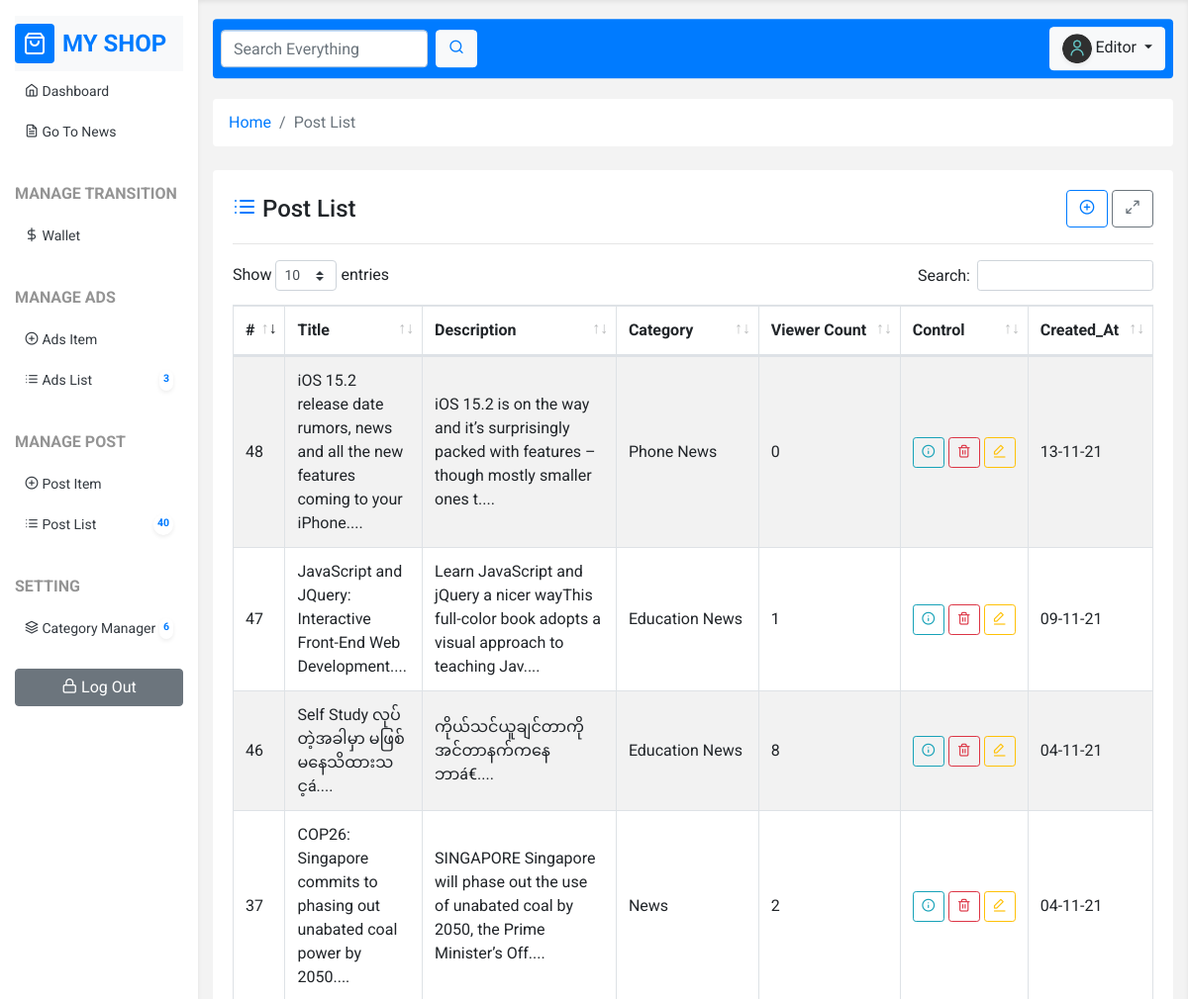
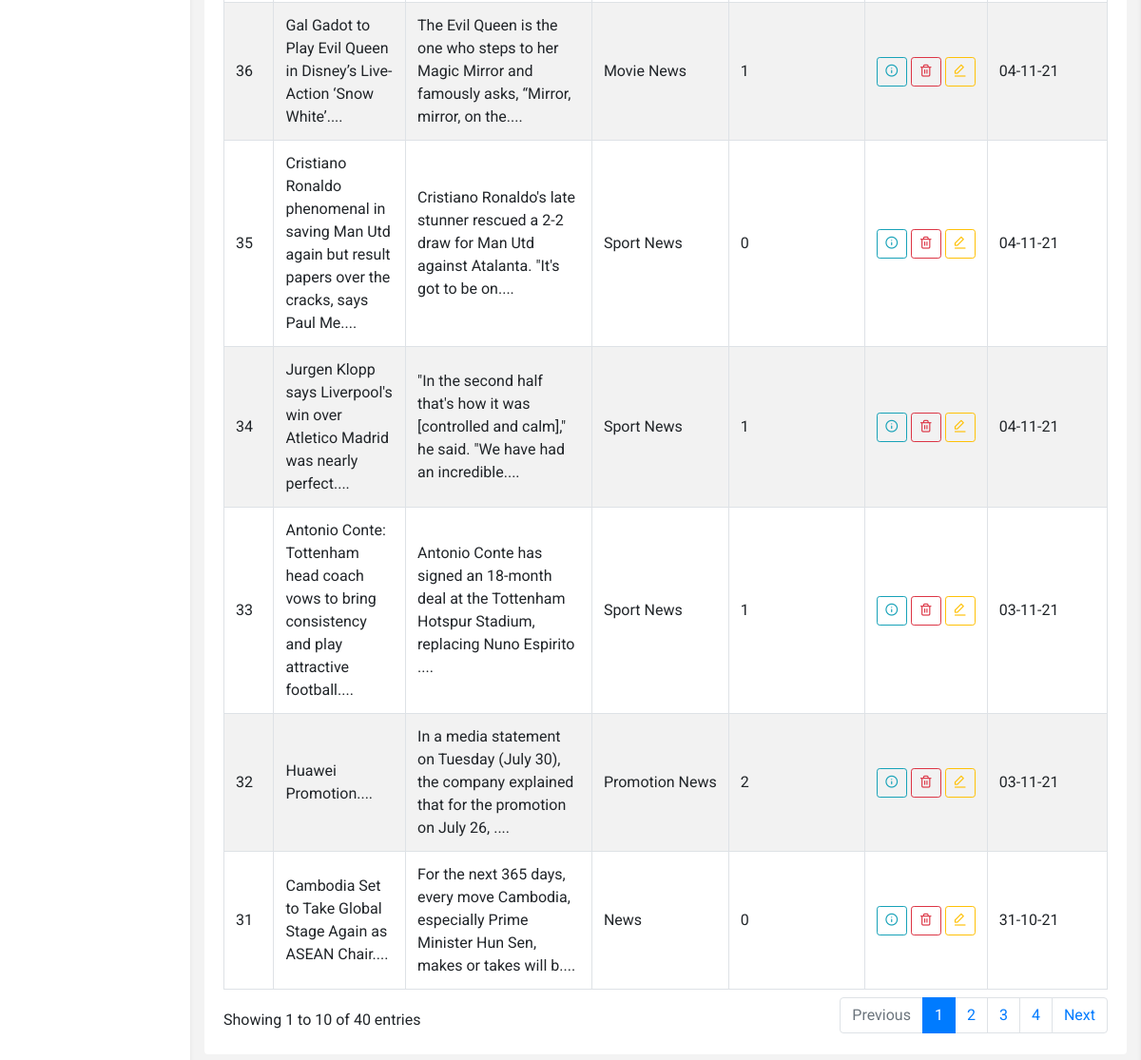
The page /post_list.php (signed in) on the database its author committed (2 pictures, top to bottom).
### tables this page shows
CREATE TABLE `posts` (
  `id` int(11) NOT NULL,
  `title` varchar(255) NOT NULL,
  `description` longtext NOT NULL,
  `ordering` int(11) DEFAULT NULL,
  `user_id` int(11) NOT NULL,
  `category_id` int(11) NOT NULL,
  `is_publish` enum('0','1') NOT NULL DEFAULT '0',
  `created_at` timestamp NOT NULL DEFAULT current_timestamp()
);

CREATE TABLE `categories` (
  `id` int(11) NOT NULL,
  `title` varchar(255) NOT NULL,
  `user_id` int(11) NOT NULL,
  `ordering` int(11) DEFAULT NULL,
  `created_at` timestamp NOT NULL DEFAULT current_timestamp()
);

### core/base.php (called while the page is built, shortened)
<?php
$url = "http://{$_SERVER['HTTP_HOST']}/web-dev(mmsit)/blog/sample_blog(Pure_PHP)";

### core/functions.php (called while the page is built, shortened)
<?php
function fetch($sql){
   global $conn;
   $query = mysqli_query($conn, $sql);
   $row = mysqli_fetch_assoc($query);
   return $row;
}
function fetchAll($sql){
   global $conn;
   $query = mysqli_query($conn, $sql);
   $rows = [];
   while ($row = mysqli_fetch_assoc($query)){
      array_push($rows,$row);
   }
   return $rows;
}
function showTime($timestamp, $format = "d-m-y"){
   return date($format,strtotime($timestamp));
}
function countTotal($table, $condition = 1){
   if ($_SESSION['user']['role'] == 2){
      $currentUserId = $_SESSION['user']['id'];
      $sql = "SELECT COUNT(id) FROM $table WHERE user_id=$currentUserId";
      $total = fetch($sql);
      return $total['COUNT(id)'];
   } else {
      $sql = "SELECT COUNT(id) FROM $table WHERE $condition";
      $total = fetch($sql);
      return $total['COUNT(id)'];
   }
}
function short($str, $length='100'){
   return substr($str,0,$length)."....";
}
function category($id){
   $sql = "SELECT * FROM categories WHERE id = $id";
   return fetch($sql);
}
function posts(){
   if ($_SESSION['user']['role'] == 2){
      $current_userID = $_SESSION['user']['id'];
      $sql = "SELECT * FROM posts WHERE user_id=$current_userID";
   }else{
      $sql = "SELECT * FROM posts";
   }
   return fetchAll($sql);
}
function viewerCountByPosts($postId){
   $sql = "SELECT * FROM viewers WHERE post_id = $postId";
   return fetchAll($sql);
}

### post_list.php (the view, shortened to what this page needs)
<?php include "template/header.php"; ?>
   <div class="row">
      <div class="col-12">
         <nav aria-label="breadcrumb">
            <ol class="breadcrumb bg-white mb-4">
               <li class="breadcrumb-item"><a href="<?php echo $url; ?>/dashboard.php">Home</a></li>
               <li class="breadcrumb-item active" aria-current="page">Post List</li>
            </ol>
         </nav>
      </div>
   </div>
   <div class="row">
      <div class="col-12">
         <div class="card mb-4">
            <div class="card-body">
               <div class="d-flex justify-content-between align-items-center">
                  <h4 class="mb-0">
                     <i class="feather-list text-primary"></i> Post List
                  </h4>
						<div class="">
							<a href="<?php echo $url; ?>/post_add.php" class="btn btn-outline-primary">
							 <i class="feather-plus-circle"></i>
							</a>
							<a href="#" class="btn btn-outline-secondary full-screen-btn">
							 <i class="feather-maximize-2"></i>
							</a>
						</div>
               </div>
					<hr>
               <table class="table table-hover table-striped table-bordered mt-3 mb-0">
                  <thead>
                  <tr>
                     <th>#</th>
                     <th>Title</th>
                     <th>Description</th>
                     <th>Category</th>
										 <th class="text-nowrap">Viewer Count</th>
                     <th>Control</th>
                     <th>Created_At</th>
                  </tr>
                  </thead>
                  <tbody>
                  <?php
                  foreach (posts() as $c){
                     ?>
                     <tr>
                        <td><?php echo $c['id'];?></td>
                        <td><?php echo short($c['title']);?></td>
                        <td><?php echo short(strip_tags(html_entity_decode($c['description'])));?></td>
                        <td class="text-nowrap"><?php echo category($c['category_id'])['title'];?></td>
							  	<td>
									<?php echo count(viewerCountByPosts($c['id'])); ?>
								</td>
                        <td class="text-nowrap">
									<a href="post_detail.php?id=<?php echo $c['id'];?>" class="btn btn-outline-info btn-sm">
										<i class="feather-info"></i>
									</a>
                           <a href="post_delete.php?id=<?php echo $c['id'];?>" onclick="return confirm('Are you sure?')"
                              class="btn btn-outline-danger btn-sm">
                              <i class="feather-trash-2"></i>
                           </a>
                           <a href="post_edit.php?id=<?php echo $c['id'];?>" class="btn btn-outline-warning btn-sm">
                              <i class="feather-edit-3"></i>
                           </a>
                        </td>
                        <td><?php echo showTime($c['created_at']);?></td>
                     </tr>
                  <?php } ?>
                  </tbody>
               </table>
            </div>
         </div>
      </div>
   </div>
<?php include "template/footer.php"; ?>

### template/header.php (shortened to what this page needs)
<?php require_once "core/base.php"; ?>
<?php require_once "core/functions.php"; ?>
<!doctype html>
<html lang="en">
<head>
		<link rel="stylesheet" href="<?php echo $url; ?>/assets/vendor/bootstrap/css/bootstrap.css">
    <link rel="stylesheet" href="<?php echo $url; ?>/assets/vendor/feather-icons-web/feather.css">
		<link rel="stylesheet" href="<?php echo $url; ?>/assets/vendor/data_table/dataTables.bootstrap4.min.css">
		<link href="https://cdn.jsdelivr.net/npm/summernote@0.8.18/dist/summernote-bs4.min.css" rel="stylesheet">
    <link rel="stylesheet" href="<?php echo $url; ?>/assets/css/style.css">
</head>
<body>
<section class="main container-fluid">
    <div class="row">
        <?php include "template/sidebar.php"; ?>
        <div class="col-12 col-lg-9 col-xl-10 vh-100 py-3 content">
            <div class="row header mb-4">
                <div class="col-12">
                    <div class="p-2 bg-primary d-flex justify-content-between align-items-center rounded">
                        <form action="" method="post" class="d-none d-md-block">
                            <div class="form-inline">
                                <input type="text" class="form-control mr-2" placeholder="Search Everything">
                                <button class="btn btn-light">
                                    <i class="feather-search text-primary"></i>
                                </button>
                            </div>
                        </form>
                        <div class="dropdown">
                            <button class="btn btn-light dropdown-toggle" type="button" id="dropdownMenuButton" data-toggle="dropdown" aria-haspopup="true" aria-expanded="false">
                                <img src="<?php echo $url; ?>/assets/img/<?php echo $_SESSION['user']['photo']; ?>" class="user-img shadow-sm" alt=""> <?php echo $_SESSION['user']['name'];?>
                            </button>
                        </div>
                    </div>
                </div>
            </div>

### template/sidebar.php (shortened to what this page needs)
<div class="col-12 col-lg-3 col-xl-2 vh-100 sidebar">
    <div class="d-flex justify-content-between align-items-center py-2 mt-3 nav-brand">
        <div class="d-flex align-items-center">
			  <span class="bg-primary p-2 rounded d-flex justify-content-center align-items-center mr-2">
					<i class="feather-shopping-bag text-white h4 mb-0"></i>
			  </span>
            <span class="font-weight-bolder h4 mb-0 text-uppercase text-primary">My Shop</span>
        </div>
    </div>
    <div class="nav-menu">
        <ul>
					<li class="menu-item">
							<a href="<?php echo $url; ?>/dashboard.php" class="menu-item-link ">
									<span>
											<i class="feather-home"></i>
											Dashboard
									</span>
							</a>
					</li>
					<li class="menu-item">
						<a href="<?php echo $url; ?>/index.php" class="menu-item-link ">
									<span>
											<i class="feather-file-text"></i>
											Go To News
									</span>
						</a>
					</li>
					<li class="menu-spacer"></li>
					<li class="menu-title">
						<span>Manage Transition</span>
					</li>
					<li class="menu-item">
						<a href="<?php echo $url; ?>/wallet.php" class="menu-item-link">
							<span>
									<i class="feather-dollar-sign"></i>
									Wallet
							</span>
						</a>
					</li>
					<li class="menu-spacer"></li>
					<?php if ($_SESSION['user']['role'] <= 1){ ?>
					<li class="menu-title">
						<span>Manage Ads</span>
					</li>
					<li class="menu-item">
						<a href="<?php echo $url; ?>/ads_add.php" class="menu-item-link">
									<span>
											<i class="feather-plus-circle"></i>
											Ads Item
									</span>
						</a>
					</li>
					<li class="menu-item">
						<a href="<?php echo $url; ?>/ads_list.php" class="menu-item-link">
													<span>
															<i class="feather-list"></i>
															Ads List
													</span>
							<span class="badge badge-pill bg-white shadow-sm text-primary p-1">
										<?php
                    echo countTotal('ads')
                    ?>
									</span>
						</a>
					</li>
					<li class="menu-spacer"></li>
					<?php } ?>
					<li class="menu-title">
							<span>Manage Post</span>
					</li>
					<li class="menu-item">
							<a href="<?php echo $url; ?>/post_add.php" class="menu-item-link">
									<span>
											<i class="feather-plus-circle"></i>
											Post Item
									</span>
							</a>
					</li>
					<li class="menu-item">
							<a href="<?php echo $url; ?>/post_list.php" class="menu-item-link">
													<span>
															<i class="feather-list"></i>
															Post List
													</span>
									<span class="badge badge-pill bg-white shadow-sm text-primary p-1">
										<?php
										echo countTotal('posts')
										?>
									</span>
							</a>
					</li>
					<li class="menu-spacer"></li>
					<li class="menu-title">
						<span>Setting</span>
					</li>
					<?php if ($_SESSION['user']['role'] <= 1) { ?>
					<li class="menu-item">
						<a href="<?php echo $url; ?>/category_add.php" class="menu-item-link">
									<span>
											<i class="feather-layers"></i>
											Category Manager
									</span>
							<span class="badge badge-pill bg-white shadow-sm text-primary p-1">
										<?php echo countTotal('categories')?>
							</span>
						</a>
					</li>
					<li class="menu-spacer"></li>
					<?php } ?>
					<li class="menu-item">
						<a href="<?php echo $url;?>/logout.php" class="btn btn-secondary w-100">
							<i class="feather-lock"></i>
							Log Out
						</a>
					</li>
        </ul>
    </div>
</div>

### template/footer.php (shortened to what this page needs)
</div>
</div>
</section>
</body>
</html>

### assets/css/style.css (style rules this page uses)
* { font-family: 'Roboto', sans-serif; }
:root { --primary-soft: #f3f3f3; }
.nav-brand { position: sticky; top: 0; background: var(--light); }
.nav-menu ul { list-style-type: none; margin:0; padding: 0; }
.menu-title { padding: 10px 0; text-transform: uppercase; font-weight: bold; color: #949494; }
.menu-item { transition: 0.5s; }
.menu-item-link { display: flex; justify-content: space-between; color: var(--dark); padding: 10px; border-radius: 0.25rem; font-size: 14px; }
.menu-spacer { padding: 10px 0; }
.content { background-color: var(--primary-soft); overflow: scroll; box-shadow: 0 0.125rem 0.25rem rgba(0,0,0,.075) inset; }
.header { position: sticky; top: 0.2rem; z-index: 2000; }
.user-img { width: 30px; height: 30px; border-radius: 50%; }
.sidebar { overflow: scroll; }
.card { border:none; }
.table tr td { vertical-align: middle !important; }

### rows shown on the page
posts: id "31", title "Cambodia Set to Take Global Stage Again as ASEAN Chair....", description "For the next 365 days, every move Cambodia, especially Prime Minister Hun Sen, makes or takes will b....", category.title "News", count(viewerCountByPosts($c['id'])) "0", created_at "31-10-21"
posts: id "32", title "Huawei Promotion....", description "In a media statement on Tuesday (July 30), the company explained that for the promotion on July 26, ....", category.title "Promotion News", count(viewerCountByPosts($c['id'])) "2", created_at "03-11-21"
posts: id "33", title "Antonio Conte: Tottenham head coach vows to bring consistency and play attractive football....", description "Antonio Conte has signed an 18-month deal at the Tottenham Hotspur Stadium, replacing Nuno Espirito ....", category.title "Sport News", count(viewerCountByPosts($c['id'])) "1", created_at "03-11-21"
posts: id "34", title "Jurgen Klopp says Liverpool's win over Atletico Madrid was nearly perfect....", description "\"In the second half that's how it was [controlled and calm],\" he said. \"We have had an incredible....", category.title "Sport News", count(viewerCountByPosts($c['id'])) "1", created_at "04-11-21"
posts: id "35", title "Cristiano Ronaldo phenomenal in saving Man Utd again but result papers over the cracks, says Paul Me....", description "Cristiano Ronaldo's late stunner rescued a 2-2 draw for Man Utd against Atalanta. \"It's got to be on....", category.title "Sport News", count(viewerCountByPosts($c['id'])) "0", created_at "04-11-21"
posts: id "36", title "Gal Gadot to Play Evil Queen in Disney’s Live-Action ‘Snow White’....", description "The Evil Queen is the one who steps to her Magic Mirror and famously asks, “Mirror, mirror, on the....", category.title "Movie News", count(viewerCountByPosts($c['id'])) "1", created_at "04-11-21"
posts: id "37", title "COP26: Singapore commits to phasing out unabated coal power by 2050....", description "SINGAPORE Singapore will phase out the use of unabated coal by 2050, the Prime Minister’s Off....", category.title "News", count(viewerCountByPosts($c['id'])) "2", created_at "04-11-21"
posts: id "46", title "Self Study လုပ်တဲ့အခါမှာ မဖြစ်မနေသိထားသင့á....", description "ကိုယ်သင်ယူချင်တာကို အင်တာနက်ကနေ ဘာá€....", category.title "Education News", count(viewerCountByPosts($c['id'])) "8", created_at "04-11-21"
posts: id "47", title "JavaScript and JQuery: Interactive Front-End Web Development....", description "Learn JavaScript and jQuery a nicer wayThis full-color book adopts a visual approach to teaching Jav....", category.title "Education News", count(viewerCountByPosts($c['id'])) "1", created_at "09-11-21"
posts: id "48", title "iOS 15.2 release date rumors, news and all the new features coming to your iPhone....", description "iOS 15.2 is on the way and it’s surprisingly packed with features – though mostly smaller ones t....", category.title "Phone News", count(viewerCountByPosts($c['id'])) "0", created_at "13-11-21"

### other values the page prints
countTotal('ads') "3"
countTotal('posts') "40"
countTotal('categories') "6"
$_SESSION['user']['name'] "Editor"
